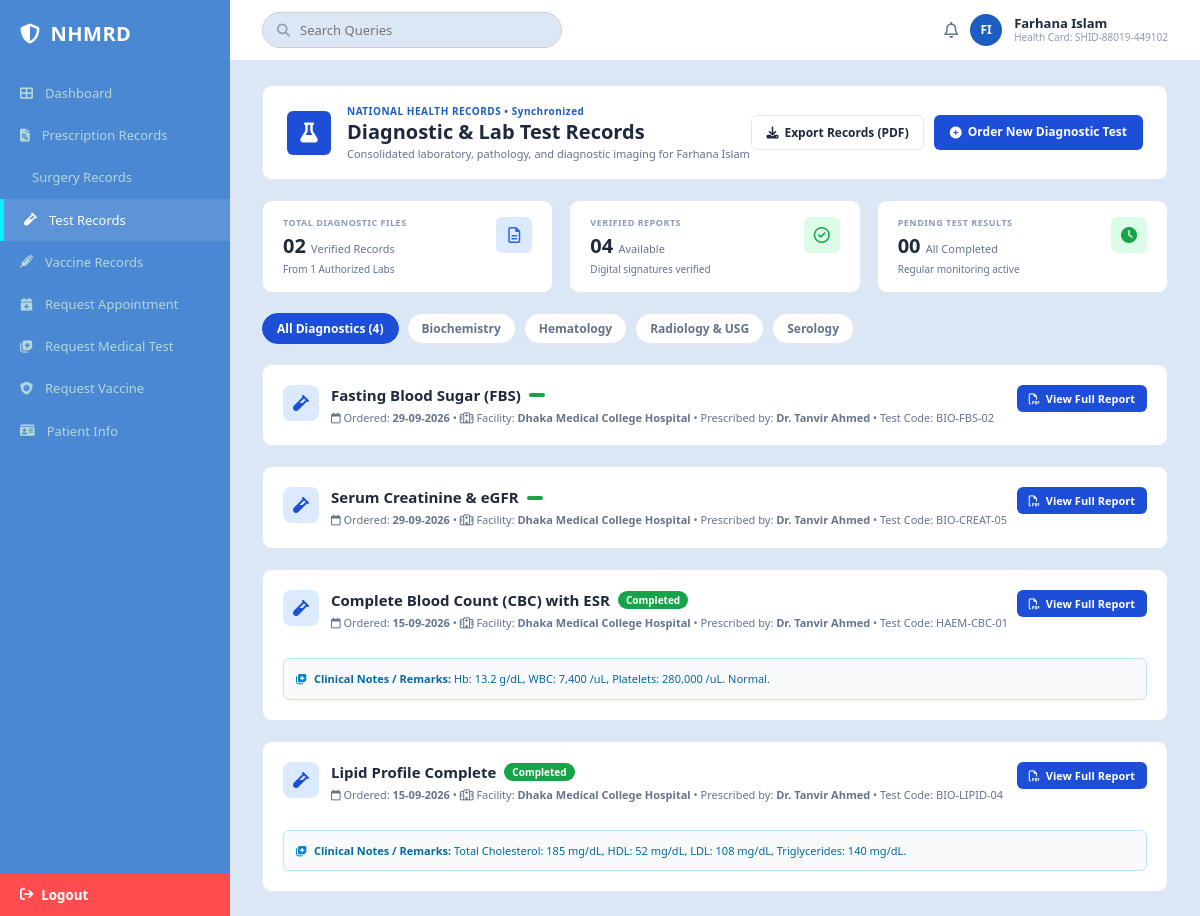
The page /php/Paitent-panel/lab-test.php on the database its author committed.
### tables this page shows
CREATE TABLE patients (
  patient_id                BIGINT AUTO_INCREMENT PRIMARY KEY,
  user_id                   BIGINT NULL UNIQUE,                
  full_name                 VARCHAR(150) NOT NULL,
  nid                       VARCHAR(30)  UNIQUE,               
  crvs_token                VARCHAR(50)  UNIQUE,               
  dob                       DATE NOT NULL,
  gender                    ENUM('male','female','intersex_other') NOT NULL,
  blood_group               ENUM('A+','A-','B+','B-','AB+','AB-','O+','O-') NULL,
  health_card_no            VARCHAR(50) UNIQUE,                
  birth_hospital_id         BIGINT NULL,
  registering_hospital_id   BIGINT NULL,                       
  phone                     VARCHAR(30),
  alt_phone                 VARCHAR(30),
  email                     VARCHAR(150),
  address                   VARCHAR(500),
  province                  VARCHAR(150),
  postal_code               VARCHAR(20),
  emergency_contact_name    VARCHAR(150),
  emergency_contact_relation VARCHAR(100),
  emergency_contact_phone   VARCHAR(30),
  height_cm                 DECIMAL(5,1),
  weight_kg                 DECIMAL(5,1),
  blood_pressure            VARCHAR(20),                       
  bmi                       DECIMAL(4,1),
  vitals_last_synced_at     DATETIME NULL,
  nid_verification_status   ENUM('unverified','biometric_verified','crvs_certified') DEFAULT 'unverified',
  smart_health_id_issued    TINYINT(1) DEFAULT 0,
  status                    ENUM('active','inactive','deceased') DEFAULT 'active',
  registered_by_executive_id BIGINT NULL,
  created_at                DATETIME NOT NULL DEFAULT CURRENT_TIMESTAMP,
  updated_at                DATETIME NOT NULL DEFAULT CURRENT_TIMESTAMP ON UPDATE CURRENT_TIMESTAMP,
  CONSTRAINT fk_patient_user FOREIGN KEY (user_id) REFERENCES users(user_id) ON DELETE SET NULL,
  CONSTRAINT fk_patient_birth_hosp FOREIGN KEY (birth_hospital_id) REFERENCES hospitals(hospital_id),
  CONSTRAINT fk_patient_reg_hosp FOREIGN KEY (registering_hospital_id) REFERENCES hospitals(hospital_id),
  CONSTRAINT fk_patient_executive FOREIGN KEY (registered_by_executive_id) REFERENCES medical_executives(executive_id),
  KEY idx_patient_blood (blood_group),
  KEY idx_patient_status (status)
);

CREATE TABLE lab_test_orders (
  order_id             BIGINT AUTO_INCREMENT PRIMARY KEY,
  patient_id           BIGINT NOT NULL,
  doctor_id            BIGINT NULL,                           
  prescription_id      BIGINT NULL,
  hospital_id          BIGINT NULL,
  collection_fee       DECIMAL(10,2) DEFAULT 200.00,
  total_amount         DECIMAL(10,2) NOT NULL DEFAULT 0,
  uploaded_prescription_file VARCHAR(500),
  status               ENUM('requested','sample_collected','processing','completed','cancelled') DEFAULT 'requested',
  ordered_at           DATETIME NOT NULL DEFAULT CURRENT_TIMESTAMP,
  CONSTRAINT fk_labord_patient FOREIGN KEY (patient_id) REFERENCES patients(patient_id) ON DELETE CASCADE,
  CONSTRAINT fk_labord_doctor FOREIGN KEY (doctor_id) REFERENCES doctors(doctor_id),
  CONSTRAINT fk_labord_prescription FOREIGN KEY (prescription_id) REFERENCES prescriptions(prescription_id),
  CONSTRAINT fk_labord_hospital FOREIGN KEY (hospital_id) REFERENCES hospitals(hospital_id)
);

CREATE TABLE lab_test_catalog (
  test_id       INT AUTO_INCREMENT PRIMARY KEY,
  test_name     VARCHAR(255) NOT NULL,
  category      ENUM('biochemistry','hematology','radiology','serology','other') DEFAULT 'other',
  price         DECIMAL(10,2) NOT NULL DEFAULT 0,
  test_code     VARCHAR(100)
);

CREATE TABLE hospitals (
  hospital_id             BIGINT AUTO_INCREMENT PRIMARY KEY,
  dghs_code               VARCHAR(30) UNIQUE,                        
  legal_name              VARCHAR(255) NOT NULL,
  facility_type           ENUM('tertiary','general','clinic','specialized','diagnostic') NOT NULL,
  ownership_category      ENUM('public','private','nonprofit') NOT NULL,
  classification          VARCHAR(100),                              
  total_beds              INT DEFAULT 0,
  icu_beds                INT DEFAULT 0,
  nicu_picu_beds          INT DEFAULT 0,
  year_established        YEAR NULL,
  division_id             INT NOT NULL,
  district_id             INT NOT NULL,
  upazila_id              INT NULL,
  full_address            VARCHAR(500) NOT NULL,
  er_hotline              VARCHAR(30) NOT NULL,
  director_phone          VARCHAR(30),
  official_email          VARCHAR(150) NOT NULL,
  superintendent_name     VARCHAR(150) NOT NULL,
  superintendent_bmdc_no  VARCHAR(50)  NOT NULL,
  cao_name                VARCHAR(150),
  cao_contact             VARCHAR(30),
  inspection_date         DATE NULL,
  license_issue_date      DATE NULL,
  license_status          ENUM('pending','licensed','suspended','revoked') NOT NULL DEFAULT 'pending',
  is_24x7_er              TINYINT(1) DEFAULT 0,
  photo_url               VARCHAR(500),
  created_by_user_id      BIGINT NULL,
  created_at              DATETIME NOT NULL DEFAULT CURRENT_TIMESTAMP,
  updated_at              DATETIME NOT NULL DEFAULT CURRENT_TIMESTAMP ON UPDATE CURRENT_TIMESTAMP,
  CONSTRAINT fk_hosp_division FOREIGN KEY (division_id) REFERENCES divisions(division_id),
  CONSTRAINT fk_hosp_district FOREIGN KEY (district_id) REFERENCES districts(district_id),
  CONSTRAINT fk_hosp_upazila  FOREIGN KEY (upazila_id)  REFERENCES upazilas(upazila_id),
  CONSTRAINT fk_hosp_creator  FOREIGN KEY (created_by_user_id) REFERENCES users(user_id)
);

CREATE TABLE doctors (
  doctor_id                 BIGINT AUTO_INCREMENT PRIMARY KEY,
  user_id                   BIGINT NOT NULL UNIQUE,
  full_name                 VARCHAR(150) NOT NULL,
  doctor_type               ENUM('physician','surgeon','intern') NOT NULL DEFAULT 'physician',
  bmdc_registration_no      VARCHAR(50)  UNIQUE,              
  nid                       VARCHAR(30)  UNIQUE,
  dob                       DATE,
  gender                    ENUM('male','female','other'),
  primary_specialty_id      INT NULL,
  qualifications            VARCHAR(255),                     
  graduating_institution    VARCHAR(255),
  affiliated_university     VARCHAR(255),
  final_exam_session        VARCHAR(100),                     
  mbbs_roll_number          VARCHAR(50),
  student_bmdc_id           VARCHAR(50),
  license_issue_date        DATE,
  license_expiry_date       DATE,
  practicing_scope          VARCHAR(150),                     
  authorizing_registrar     VARCHAR(150),
  hospital_id               BIGINT NULL,                      
  designation               VARCHAR(150),                     
  years_experience          SMALLINT DEFAULT 0,
  shift_schedule            VARCHAR(150),                     
  duty_status               ENUM('on_duty','off_duty','leave') DEFAULT 'off_duty',
  leave_return_date         DATE NULL,
  phone                     VARCHAR(30),
  email                     VARCHAR(150),
  photo_url                 VARCHAR(500),
  biometric_verified        TINYINT(1) DEFAULT 0,
  verification_status       ENUM('pending','verified','flagged') DEFAULT 'pending',
  status                    ENUM('active','inactive') DEFAULT 'active',
  created_at                DATETIME NOT NULL DEFAULT CURRENT_TIMESTAMP,
  updated_at                DATETIME NOT NULL DEFAULT CURRENT_TIMESTAMP ON UPDATE CURRENT_TIMESTAMP,
  CONSTRAINT fk_doctor_user FOREIGN KEY (user_id) REFERENCES users(user_id) ON DELETE CASCADE,
  CONSTRAINT fk_doctor_specialty FOREIGN KEY (primary_specialty_id) REFERENCES specialties(specialty_id),
  CONSTRAINT fk_doctor_hospital FOREIGN KEY (hospital_id) REFERENCES hospitals(hospital_id),
  KEY idx_doctor_type (doctor_type)
);

CREATE TABLE lab_test_results (
  result_id       BIGINT AUTO_INCREMENT PRIMARY KEY,
  order_item_id   BIGINT NOT NULL,
  result_file_url VARCHAR(500),
  result_date     DATE,
  remarks         TEXT,
  CONSTRAINT fk_labresult_item FOREIGN KEY (order_item_id) REFERENCES lab_test_order_items(id) ON DELETE CASCADE
);

### public_html/php/Paitent-panel/lab-test.php (the view, shortened to what the rows shown need)
<?php
require_once __DIR__ . '/patient_bootstrap.php';
$query = "
    SELECT
        o.order_id,
        o.status AS order_status,
        o.ordered_at,
        h.legal_name AS hospital_name,
        d.full_name AS doctor_name,
        i.id AS item_id,
        i.price,
        c.test_name,
        c.category,
        c.test_code,
        r.result_file_url,
        r.result_date,
        r.remarks
    FROM lab_test_orders o
    LEFT JOIN hospitals h ON o.hospital_id = h.hospital_id
    LEFT JOIN doctors d ON o.doctor_id = d.doctor_id
    JOIN lab_test_order_items i ON o.order_id = i.order_id
    JOIN lab_test_catalog c ON i.test_id = c.test_id
    LEFT JOIN lab_test_results r ON r.order_item_id = i.id
    WHERE o.patient_id = ?
    ORDER BY o.ordered_at DESC
";
$stmtOrders = $pdo->prepare($query);
$stmtOrders->execute([$patientId]);
$orders = $stmtOrders->fetchAll();
?>
<!DOCTYPE html>
<html lang="en">
<head>
  <link rel="stylesheet" href="/public_html/assets/css/patient-panel/lab-test.css">
  <link rel="stylesheet" href="/public_html/assets/css/default-structure.css">
  <link rel="stylesheet" href="/public_html/assets/css/patient-panel/features/patient-header.css">
  <link rel="stylesheet" href="https://cdnjs.cloudflare.com/ajax/libs/font-awesome/6.4.0/css/all.min.css">
</head>
<body>
  <div class="app-container">
    <div class="main-wrapper">
      <header class="patient-header">
        <div class="header-right">
          <button class="icon-btn" onclick="alert('Notification Center: 0 unread alerts.')"><i class="fa-regular fa-bell"></i></button>
          <div class="user-badge-avatar"><?= htmlspecialchars($userInitials) ?></div>
          <div class="user-info-text">
            <span class="user-name"><?= htmlspecialchars($patient['full_name']) ?></span>
            <span class="patient-id">Health Card: <?= htmlspecialchars($patient['health_card_no'] ?: '#' . $patient['patient_id']) ?></span>
          </div>
        </div>
      </header>
      <main class="content-body">
        <div class="banner-card">
          <div class="banner-left">
            <div>
              <div class="registry-tag">NATIONAL HEALTH RECORDS &bull; Synchronized</div>
              <h2>Diagnostic & Lab Test Records</h2>
              <p class="banner-sub">Consolidated laboratory, pathology, and diagnostic imaging for <?= htmlspecialchars($patient['full_name']) ?></p>
            </div>
          </div>
        </div>
        <?php if (!empty($orders)): ?>
          <?php foreach ($orders as $row): ?>
            <div class="card test-card" data-category="<?= htmlspecialchars($row['category'] ?? '') ?>">
              <div class="card-header">
                <div class="title-group">
                  <div class="test-icon blue-bg"><i class="fa-solid fa-vial"></i></div>
                  <div>
                    <div class="test-title-line">
                      <h3><?= htmlspecialchars($row['test_name']) ?></h3>
                      <span class="status-tag green"><?= ucfirst(htmlspecialchars($row['order_status'])) ?></span>
                    </div>
                    <p class="test-meta">
                      <i class="fa-regular fa-calendar"></i> Ordered: <strong><?= date('d-m-Y', strtotime($row['ordered_at'])) ?></strong> &bull;
                      <i class="fa-regular fa-hospital"></i> Facility: <strong><?= htmlspecialchars($row['hospital_name'] ?? 'National Central Lab') ?></strong> &bull;
                      Prescribed by: <strong><?= htmlspecialchars($row['doctor_name'] ?? 'Self-Requested') ?></strong> &bull;
                      Test Code: <span><?= htmlspecialchars($row['test_code'] ?? ('ORD-' . $row['order_id'])) ?></span>
                    </p>
                  </div>
                </div>
                <button class="btn-primary-blue btn-sm" onclick="alert('Opening signed digital pathology report...')">
                  <i class="fa-regular fa-file-pdf"></i> View Full Report
                </button>
              </div>
              <?php if (!empty($row['remarks'])): ?>
                <div class="note-box" style="margin-top:12px; background:#f8fafc; padding:12px; border-radius:6px;">
                  <p style="margin:0;"><i class="fa-solid fa-notes-medical note-icon text-emerald"></i> <strong>Clinical Notes / Remarks:</strong> <?= htmlspecialchars($row['remarks']) ?></p>
                </div>
              <?php endif; ?>
            </div>
          <?php endforeach; ?>
        <?php endif; ?>
      </main>
    </div>
  </div>
</body>
</html>

### rows shown on the page
patients: full_name "FI", full_name "Farhana Islam", health_card_no "SHID-88019-449102"
lab_test_orders: lab_test_catalog.test_name "Fasting Blood Sugar (FBS)", ordered_at "29-09-2026", hospital.legal_name "Dhaka Medical College Hospital", doctor.full_name "Dr. Tanvir Ahmed", lab_test_catalog.test_code "BIO-FBS-02", lab_test_catalog.test_name "Serum Creatinine & eGFR", lab_test_catalog.test_code "BIO-CREAT-05"
lab_test_orders: lab_test_catalog.test_name "Complete Blood Count (CBC) with ESR", status "Completed", ordered_at "15-09-2026", hospital.legal_name "Dhaka Medical College Hospital", doctor.full_name "Dr. Tanvir Ahmed", lab_test_catalog.test_code "HAEM-CBC-01", lab_test_results.remarks "Hb: 13.2 g/dL, WBC: 7,400 /uL, Platelets: 280,000 /uL. Normal.", lab_test_catalog.test_name "Lipid Profile Complete", lab_test_catalog.test_code "BIO-LIPID-04", lab_test_results.remarks "Total Cholesterol: 185 mg/dL, HDL: 52 mg/dL, LDL: 108 mg/dL, Triglycerides: 140 mg/dL."

### other values the page prints
$total_files "02"
$total_labs "1"
count($orders) "04"
count($orders) "4"
